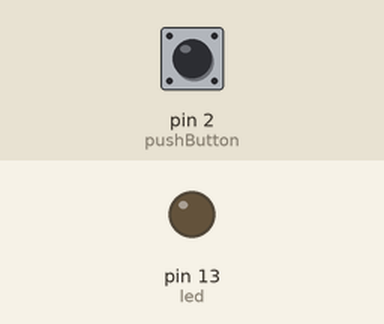
Bench run of a sketch on a simulated Arduino Uno, built with avr-gcc and run on an emulated ATmega328P. Parts: output pins drawn as LEDs (lit = HIGH). The test bench sets the inputs (shaded band); at power-on: pin 2 (pushButton) LOW.

Above: at 1.2 s.
1.3 s: pin 2 (pushButton) pulled HIGH for 0.15 s
At 1.37 s:
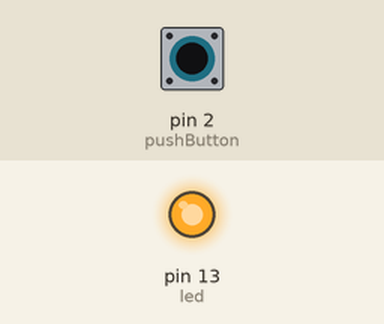
2.9 s: pin 2 (pushButton) pulled HIGH for 3.2 s
At 7.1 s:
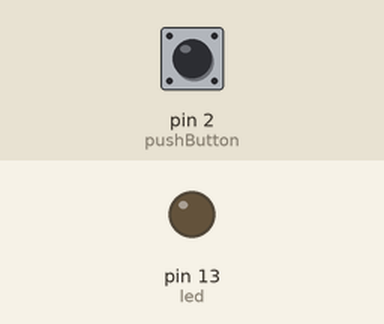
Timing chart, 0 to 8.6 s (numbered marks = the images above; inputs shaded):
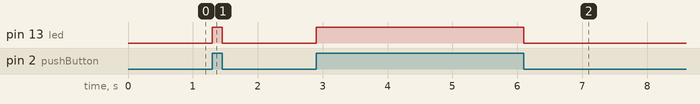

Measured:
- after the input at 1.3 s, pin 13 (led): LOW → HIGH at once, → LOW 0.15 s later
- after the input at 2.9 s, pin 13 (led): LOW → HIGH at once, → LOW 3.2 s later

The sketch:

DigitalReadSerial.ino
```cpp
int pushButton = 2;
int led = 13;

void setup() {
  Serial.begin(9600);
  pinMode(pushButton, INPUT);
  pinMode(led, OUTPUT);
}

void loop() {
  int buttonState = digitalRead(pushButton);
  int ledState = (buttonState == 1) ? HIGH : LOW;
  digitalWrite(led, ledState);
}
```
